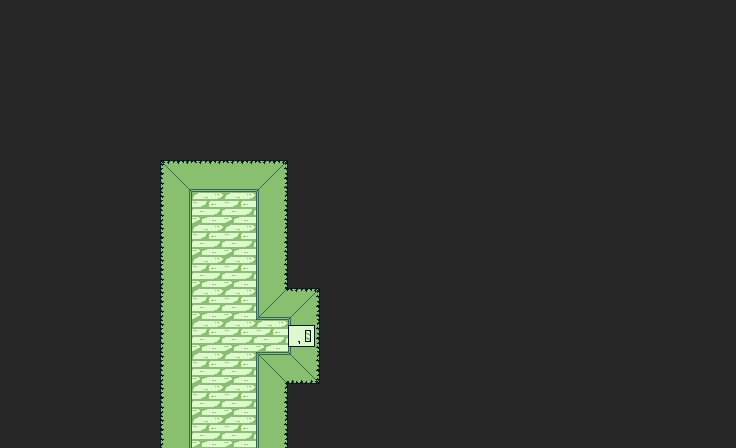

Rendered tile map (Tiled .tmx) drawn with the repository's tilesets; below, a short description and the full map source, tile grids included:
An orthogonal 23x14 tile map with 32x32 px tiles, 1 tile layer (Vrstva dlaždic 1).

<map version="1.8" tiledversion="1.8.4" orientation="orthogonal" renderorder="right-down" width="23" height="14" tilewidth="32" tileheight="32" infinite="0" nextlayerid="2" nextobjectid="1">
 <tileset firstgid="1" source="../Zdi.tsx" />
 <layer id="1" name="Vrstva dlaždic 1" width="23" height="14">
  <data encoding="csv">
18,18,18,18,18,18,18,18,18,18,18,18,18,18,18,18,18,18,18,18,18,18,18,
18,18,18,18,18,18,18,18,18,18,18,18,18,18,18,18,18,18,18,18,18,18,18,
18,18,18,18,18,18,18,18,18,18,18,18,18,18,18,18,18,18,18,18,18,18,18,
18,18,18,18,18,18,18,18,18,18,18,18,18,18,18,18,18,18,18,18,18,18,18,
18,18,18,18,18,18,18,18,18,18,18,18,18,18,18,18,18,18,18,18,18,18,18,
18,18,18,18,18,16,6,6,7,18,18,18,18,18,18,18,18,18,18,18,18,18,18,
18,18,18,18,18,15,5,5,9,18,18,18,18,18,18,18,18,18,18,18,18,18,18,
18,18,18,18,18,15,5,5,9,18,18,18,18,18,18,18,18,18,18,18,18,18,18,
18,18,18,18,18,15,5,5,9,18,18,18,18,18,18,18,18,18,18,18,18,18,18,
18,18,18,18,18,15,5,5,8,7,18,18,18,18,18,18,18,18,18,18,18,18,18,
18,18,18,18,18,15,5,5,5,2,18,18,18,18,18,18,18,18,18,18,18,18,18,
18,18,18,18,18,15,5,5,11,10,18,18,18,18,18,18,18,18,18,18,18,18,18,
18,18,18,18,18,15,5,5,9,18,18,18,18,18,18,18,18,18,18,18,18,18,18,
18,18,18,18,18,15,5,5,9,18,18,18,18,18,18,18,18,18,18,18,18,18,18
</data>
 </layer>
</map>
